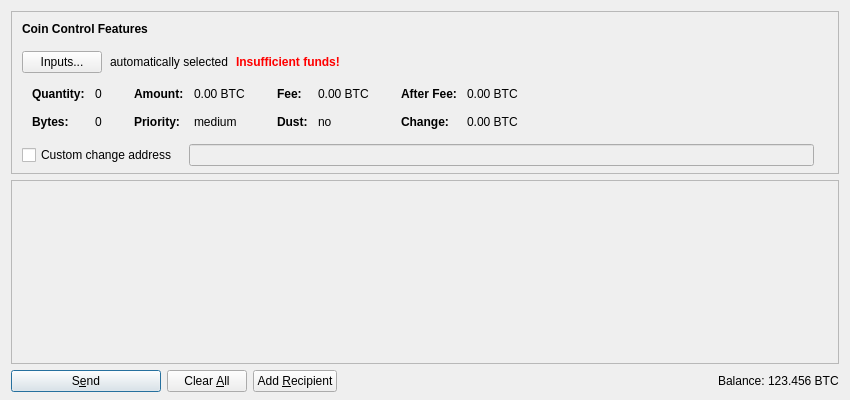
<?xml version="1.0" encoding="UTF-8"?>
<ui version="4.0">
 <class>SendCoinsDialog</class>
 <widget class="QDialog" name="SendCoinsDialog">
  <property name="geometry">
   <rect>
    <x>0</x>
    <y>0</y>
    <width>850</width>
    <height>400</height>
   </rect>
  </property>
  <property name="windowTitle">
   <string>Send Coins</string>
  </property>
  <layout class="QVBoxLayout" name="verticalLayout" stretch="0,1,0">
   <property name="bottomMargin">
    <number>8</number>
   </property>
   <item>
    <widget class="QFrame" name="frameCoinControl">
     <property name="sizePolicy">
      <sizepolicy hsizetype="Expanding" vsizetype="Expanding">
       <horstretch>0</horstretch>
       <verstretch>0</verstretch>
      </sizepolicy>
     </property>
     <property name="maximumSize">
      <size>
       <width>16777215</width>
       <height>16777215</height>
      </size>
     </property>
     <property name="frameShape">
      <enum>QFrame::StyledPanel</enum>
     </property>
     <property name="frameShadow">
      <enum>QFrame::Sunken</enum>
     </property>
     <layout class="QVBoxLayout" name="verticalLayoutCoinControl2">
      <property name="spacing">
       <number>0</number>
      </property>
      <property name="leftMargin">
       <number>0</number>
      </property>
      <property name="topMargin">
       <number>0</number>
      </property>
      <property name="rightMargin">
       <number>0</number>
      </property>
      <property name="bottomMargin">
       <number>6</number>
      </property>
      <item>
       <layout class="QVBoxLayout" name="verticalLayoutCoinControl" stretch="0,0,0,0,1">
        <property name="spacing">
         <number>0</number>
        </property>
        <property name="leftMargin">
         <number>10</number>
        </property>
        <property name="topMargin">
         <number>10</number>
        </property>
        <item>
         <layout class="QHBoxLayout" name="horizontalLayoutCoinControl1">
          <property name="bottomMargin">
           <number>15</number>
          </property>
          <item>
           <widget class="QLabel" name="labelCoinControlFeatures">
            <property name="sizePolicy">
             <sizepolicy hsizetype="Preferred" vsizetype="Maximum">
              <horstretch>0</horstretch>
              <verstretch>0</verstretch>
             </sizepolicy>
            </property>
            <property name="font">
             <font>
              <weight>75</weight>
              <bold>true</bold>
             </font>
            </property>
            <property name="styleSheet">
             <string notr="true">font-weight:bold;</string>
            </property>
            <property name="text">
             <string>Coin Control Features</string>
            </property>
           </widget>
          </item>
         </layout>
        </item>
        <item>
         <layout class="QHBoxLayout" name="horizontalLayoutCoinControl2" stretch="0,0,0,0">
          <property name="spacing">
           <number>8</number>
          </property>
          <property name="bottomMargin">
           <number>10</number>
          </property>
          <item>
           <widget class="QPushButton" name="pushButtonCoinControl">
            <property name="styleSheet">
             <string notr="true"/>
            </property>
            <property name="text">
             <string>Inputs...</string>
            </property>
           </widget>
          </item>
          <item>
           <widget class="QLabel" name="labelCoinControlAutomaticallySelected">
            <property name="text">
             <string>automatically selected</string>
            </property>
            <property name="margin">
             <number>5</number>
            </property>
           </widget>
          </item>
          <item>
           <widget class="QLabel" name="labelCoinControlInsuffFunds">
            <property name="font">
             <font>
              <weight>75</weight>
              <bold>true</bold>
             </font>
            </property>
            <property name="styleSheet">
             <string notr="true">color:red;font-weight:bold;</string>
            </property>
            <property name="text">
             <string>Insufficient funds!</string>
            </property>
            <property name="margin">
             <number>5</number>
            </property>
           </widget>
          </item>
          <item>
           <spacer name="horizontalSpacerCoinControl">
            <property name="orientation">
             <enum>Qt::Horizontal</enum>
            </property>
            <property name="sizeHint" stdset="0">
             <size>
              <width>40</width>
              <height>1</height>
             </size>
            </property>
           </spacer>
          </item>
         </layout>
        </item>
        <item>
         <widget class="QWidget" name="widgetCoinControl" native="true">
          <property name="sizePolicy">
           <sizepolicy hsizetype="Preferred" vsizetype="Preferred">
            <horstretch>0</horstretch>
            <verstretch>0</verstretch>
           </sizepolicy>
          </property>
          <property name="minimumSize">
           <size>
            <width>0</width>
            <height>0</height>
           </size>
          </property>
          <property name="styleSheet">
           <string notr="true"/>
          </property>
          <layout class="QHBoxLayout" name="horizontalLayoutCoinControl5">
           <property name="leftMargin">
            <number>0</number>
           </property>
           <property name="topMargin">
            <number>0</number>
           </property>
           <property name="rightMargin">
            <number>0</number>
           </property>
           <property name="bottomMargin">
            <number>0</number>
           </property>
           <item>
            <layout class="QHBoxLayout" name="horizontalLayoutCoinControl3" stretch="0,0,0,1">
             <property name="spacing">
              <number>20</number>
             </property>
             <property name="topMargin">
              <number>0</number>
             </property>
             <property name="bottomMargin">
              <number>10</number>
             </property>
             <item>
              <layout class="QFormLayout" name="formLayoutCoinControl1">
               <property name="horizontalSpacing">
                <number>10</number>
               </property>
               <property name="verticalSpacing">
                <number>14</number>
               </property>
               <property name="leftMargin">
                <number>10</number>
               </property>
               <property name="topMargin">
                <number>4</number>
               </property>
               <property name="rightMargin">
                <number>6</number>
               </property>
               <item row="0" column="0">
                <widget class="QLabel" name="labelCoinControlQuantityText">
                 <property name="font">
                  <font>
                   <weight>75</weight>
                   <bold>true</bold>
                  </font>
                 </property>
                 <property name="text">
                  <string>Quantity:</string>
                 </property>
                 <property name="margin">
                  <number>0</number>
                 </property>
                </widget>
               </item>
               <item row="0" column="1">
                <widget class="QLabel" name="labelCoinControlQuantity">
                 <property name="cursor">
                  <cursorShape>IBeamCursor</cursorShape>
                 </property>
                 <property name="contextMenuPolicy">
                  <enum>Qt::ActionsContextMenu</enum>
                 </property>
                 <property name="text">
                  <string notr="true">0</string>
                 </property>
                 <property name="margin">
                  <number>0</number>
                 </property>
                 <property name="textInteractionFlags">
                  <set>Qt::LinksAccessibleByMouse|Qt::TextSelectableByKeyboard|Qt::TextSelectableByMouse</set>
                 </property>
                </widget>
               </item>
               <item row="1" column="0">
                <widget class="QLabel" name="labelCoinControlBytesText">
                 <property name="font">
                  <font>
                   <weight>75</weight>
                   <bold>true</bold>
                  </font>
                 </property>
                 <property name="text">
                  <string>Bytes:</string>
                 </property>
                </widget>
               </item>
               <item row="1" column="1">
                <widget class="QLabel" name="labelCoinControlBytes">
                 <property name="cursor">
                  <cursorShape>IBeamCursor</cursorShape>
                 </property>
                 <property name="contextMenuPolicy">
                  <enum>Qt::ActionsContextMenu</enum>
                 </property>
                 <property name="text">
                  <string notr="true">0</string>
                 </property>
                 <property name="textInteractionFlags">
                  <set>Qt::LinksAccessibleByMouse|Qt::TextSelectableByKeyboard|Qt::TextSelectableByMouse</set>
                 </property>
                </widget>
               </item>
              </layout>
             </item>
             <item>
              <layout class="QFormLayout" name="formLayoutCoinControl2">
               <property name="horizontalSpacing">
                <number>10</number>
               </property>
               <property name="verticalSpacing">
                <number>14</number>
               </property>
               <property name="leftMargin">
                <number>6</number>
               </property>
               <property name="topMargin">
                <number>4</number>
               </property>
               <property name="rightMargin">
                <number>6</number>
               </property>
               <item row="0" column="0">
                <widget class="QLabel" name="labelCoinControlAmountText">
                 <property name="font">
                  <font>
                   <weight>75</weight>
                   <bold>true</bold>
                  </font>
                 </property>
                 <property name="text">
                  <string>Amount:</string>
                 </property>
                 <property name="margin">
                  <number>0</number>
                 </property>
                </widget>
               </item>
               <item row="0" column="1">
                <widget class="QLabel" name="labelCoinControlAmount">
                 <property name="cursor">
                  <cursorShape>IBeamCursor</cursorShape>
                 </property>
                 <property name="contextMenuPolicy">
                  <enum>Qt::ActionsContextMenu</enum>
                 </property>
                 <property name="text">
                  <string notr="true">0.00 BTC</string>
                 </property>
                 <property name="textInteractionFlags">
                  <set>Qt::LinksAccessibleByMouse|Qt::TextSelectableByKeyboard|Qt::TextSelectableByMouse</set>
                 </property>
                </widget>
               </item>
               <item row="1" column="0">
                <widget class="QLabel" name="labelCoinControlPriorityText">
                 <property name="font">
                  <font>
                   <weight>75</weight>
                   <bold>true</bold>
                  </font>
                 </property>
                 <property name="text">
                  <string>Priority:</string>
                 </property>
                </widget>
               </item>
               <item row="1" column="1">
                <widget class="QLabel" name="labelCoinControlPriority">
                 <property name="cursor">
                  <cursorShape>IBeamCursor</cursorShape>
                 </property>
                 <property name="contextMenuPolicy">
                  <enum>Qt::ActionsContextMenu</enum>
                 </property>
                 <property name="text">
                  <string notr="true">medium</string>
                 </property>
                 <property name="textInteractionFlags">
                  <set>Qt::LinksAccessibleByMouse|Qt::TextSelectableByKeyboard|Qt::TextSelectableByMouse</set>
                 </property>
                </widget>
               </item>
              </layout>
             </item>
             <item>
              <layout class="QFormLayout" name="formLayoutCoinControl3">
               <property name="horizontalSpacing">
                <number>10</number>
               </property>
               <property name="verticalSpacing">
                <number>14</number>
               </property>
               <property name="leftMargin">
                <number>6</number>
               </property>
               <property name="topMargin">
                <number>4</number>
               </property>
               <property name="rightMargin">
                <number>6</number>
               </property>
               <item row="0" column="0">
                <widget class="QLabel" name="labelCoinControlFeeText">
                 <property name="font">
                  <font>
                   <weight>75</weight>
                   <bold>true</bold>
                  </font>
                 </property>
                 <property name="text">
                  <string>Fee:</string>
                 </property>
                 <property name="margin">
                  <number>0</number>
                 </property>
                </widget>
               </item>
               <item row="0" column="1">
                <widget class="QLabel" name="labelCoinControlFee">
                 <property name="cursor">
                  <cursorShape>IBeamCursor</cursorShape>
                 </property>
                 <property name="contextMenuPolicy">
                  <enum>Qt::ActionsContextMenu</enum>
                 </property>
                 <property name="text">
                  <string notr="true">0.00 BTC</string>
                 </property>
                 <property name="textInteractionFlags">
                  <set>Qt::LinksAccessibleByMouse|Qt::TextSelectableByKeyboard|Qt::TextSelectableByMouse</set>
                 </property>
                </widget>
               </item>
               <item row="1" column="0">
                <widget class="QLabel" name="labelCoinControlLowOutputText">
                 <property name="font">
                  <font>
                   <weight>75</weight>
                   <bold>true</bold>
                  </font>
                 </property>
                 <property name="text">
                  <string>Dust:</string>
                 </property>
                </widget>
               </item>
               <item row="1" column="1">
                <widget class="QLabel" name="labelCoinControlLowOutput">
                 <property name="cursor">
                  <cursorShape>IBeamCursor</cursorShape>
                 </property>
                 <property name="contextMenuPolicy">
                  <enum>Qt::ActionsContextMenu</enum>
                 </property>
                 <property name="text">
                  <string notr="true">no</string>
                 </property>
                 <property name="textInteractionFlags">
                  <set>Qt::LinksAccessibleByMouse|Qt::TextSelectableByKeyboard|Qt::TextSelectableByMouse</set>
                 </property>
                </widget>
               </item>
              </layout>
             </item>
             <item>
              <layout class="QFormLayout" name="formLayoutCoinControl4">
               <property name="horizontalSpacing">
                <number>10</number>
               </property>
               <property name="verticalSpacing">
                <number>14</number>
               </property>
               <property name="leftMargin">
                <number>6</number>
               </property>
               <property name="topMargin">
                <number>4</number>
               </property>
               <property name="rightMargin">
                <number>6</number>
               </property>
               <item row="0" column="0">
                <widget class="QLabel" name="labelCoinControlAfterFeeText">
                 <property name="font">
                  <font>
                   <weight>75</weight>
                   <bold>true</bold>
                  </font>
                 </property>
                 <property name="text">
                  <string>After Fee:</string>
                 </property>
                 <property name="margin">
                  <number>0</number>
                 </property>
                </widget>
               </item>
               <item row="0" column="1">
                <widget class="QLabel" name="labelCoinControlAfterFee">
                 <property name="cursor">
                  <cursorShape>IBeamCursor</cursorShape>
                 </property>
                 <property name="contextMenuPolicy">
                  <enum>Qt::ActionsContextMenu</enum>
                 </property>
                 <property name="text">
                  <string notr="true">0.00 BTC</string>
                 </property>
                 <property name="textInteractionFlags">
                  <set>Qt::LinksAccessibleByMouse|Qt::TextSelectableByKeyboard|Qt::TextSelectableByMouse</set>
                 </property>
                </widget>
               </item>
               <item row="1" column="0">
                <widget class="QLabel" name="labelCoinControlChangeText">
                 <property name="font">
                  <font>
                   <weight>75</weight>
                   <bold>true</bold>
                  </font>
                 </property>
                 <property name="text">
                  <string>Change:</string>
                 </property>
                </widget>
               </item>
               <item row="1" column="1">
                <widget class="QLabel" name="labelCoinControlChange">
                 <property name="cursor">
                  <cursorShape>IBeamCursor</cursorShape>
                 </property>
                 <property name="contextMenuPolicy">
                  <enum>Qt::ActionsContextMenu</enum>
                 </property>
                 <property name="text">
                  <string notr="true">0.00 BTC</string>
                 </property>
                 <property name="textInteractionFlags">
                  <set>Qt::LinksAccessibleByMouse|Qt::TextSelectableByKeyboard|Qt::TextSelectableByMouse</set>
                 </property>
                </widget>
               </item>
              </layout>
             </item>
            </layout>
           </item>
          </layout>
         </widget>
        </item>
        <item>
         <layout class="QHBoxLayout" name="horizontalLayoutCoinControl4" stretch="0,0,0">
          <property name="spacing">
           <number>12</number>
          </property>
          <property name="sizeConstraint">
           <enum>QLayout::SetDefaultConstraint</enum>
          </property>
          <property name="topMargin">
           <number>5</number>
          </property>
          <property name="rightMargin">
           <number>5</number>
          </property>
          <item>
           <widget class="QCheckBox" name="checkBoxCoinControlChange">
            <property name="toolTip">
             <string>If this is activated, but the change address is empty or invalid, change will be sent to a newly generated address.</string>
            </property>
            <property name="text">
             <string>Custom change address</string>
            </property>
           </widget>
          </item>
          <item>
           <widget class="QValidatedLineEdit" name="lineEditCoinControlChange">
            <property name="enabled">
             <bool>false</bool>
            </property>
            <property name="sizePolicy">
             <sizepolicy hsizetype="Expanding" vsizetype="Fixed">
              <horstretch>0</horstretch>
              <verstretch>0</verstretch>
             </sizepolicy>
            </property>
           </widget>
          </item>
          <item>
           <widget class="QLabel" name="labelCoinControlChangeLabel">
            <property name="sizePolicy">
             <sizepolicy hsizetype="Preferred" vsizetype="Expanding">
              <horstretch>0</horstretch>
              <verstretch>0</verstretch>
             </sizepolicy>
            </property>
            <property name="minimumSize">
             <size>
              <width>0</width>
              <height>0</height>
             </size>
            </property>
            <property name="text">
             <string/>
            </property>
            <property name="margin">
             <number>3</number>
            </property>
           </widget>
          </item>
         </layout>
        </item>
        <item>
         <spacer name="verticalSpacerCoinControl">
          <property name="orientation">
           <enum>Qt::Vertical</enum>
          </property>
          <property name="sizeHint" stdset="0">
           <size>
            <width>800</width>
            <height>1</height>
           </size>
          </property>
         </spacer>
        </item>
       </layout>
      </item>
     </layout>
    </widget>
   </item>
   <item>
    <widget class="QScrollArea" name="scrollArea">
     <property name="widgetResizable">
      <bool>true</bool>
     </property>
     <widget class="QWidget" name="scrollAreaWidgetContents">
      <property name="geometry">
       <rect>
        <x>0</x>
        <y>0</y>
        <width>830</width>
        <height>178</height>
       </rect>
      </property>
      <layout class="QVBoxLayout" name="verticalLayout_2" stretch="0,1">
       <property name="leftMargin">
        <number>0</number>
       </property>
       <property name="topMargin">
        <number>0</number>
       </property>
       <property name="rightMargin">
        <number>0</number>
       </property>
       <property name="bottomMargin">
        <number>0</number>
       </property>
       <item>
        <layout class="QVBoxLayout" name="entries">
         <property name="spacing">
          <number>6</number>
         </property>
        </layout>
       </item>
       <item>
        <spacer name="verticalSpacer">
         <property name="orientation">
          <enum>Qt::Vertical</enum>
         </property>
         <property name="sizeHint" stdset="0">
          <size>
           <width>20</width>
           <height>40</height>
          </size>
         </property>
        </spacer>
       </item>
      </layout>
     </widget>
    </widget>
   </item>
   <item>
    <layout class="QHBoxLayout" name="horizontalLayout">
     <item>
      <widget class="QPushButton" name="sendButton">
       <property name="minimumSize">
        <size>
         <width>150</width>
         <height>0</height>
        </size>
       </property>
       <property name="toolTip">
        <string>Confirm the send action</string>
       </property>
       <property name="text">
        <string>S&amp;end</string>
       </property>
       <property name="icon">
        <iconset resource="../bitcoin.qrc">
         <normaloff>:/icons/send</normaloff>:/icons/send</iconset>
       </property>
       <property name="default">
        <bool>true</bool>
       </property>
      </widget>
     </item>
     <item>
      <widget class="QPushButton" name="clearButton">
       <property name="sizePolicy">
        <sizepolicy hsizetype="Minimum" vsizetype="Fixed">
         <horstretch>0</horstretch>
         <verstretch>0</verstretch>
        </sizepolicy>
       </property>
       <property name="toolTip">
        <string>Clear all fields of the form.</string>
       </property>
       <property name="text">
        <string>Clear &amp;All</string>
       </property>
       <property name="icon">
        <iconset resource="../bitcoin.qrc">
         <normaloff>:/icons/remove</normaloff>:/icons/remove</iconset>
       </property>
       <property name="autoRepeatDelay">
        <number>300</number>
       </property>
       <property name="autoDefault">
        <bool>false</bool>
       </property>
      </widget>
     </item>
     <item>
      <widget class="QPushButton" name="addButton">
       <property name="toolTip">
        <string>Send to multiple recipients at once</string>
       </property>
       <property name="text">
        <string>Add &amp;Recipient</string>
       </property>
       <property name="icon">
        <iconset resource="../bitcoin.qrc">
         <normaloff>:/icons/add</normaloff>:/icons/add</iconset>
       </property>
       <property name="autoDefault">
        <bool>false</bool>
       </property>
      </widget>
     </item>
     <item>
      <spacer name="horizontalSpacer">
       <property name="orientation">
        <enum>Qt::Horizontal</enum>
       </property>
       <property name="sizeHint" stdset="0">
        <size>
         <width>40</width>
         <height>20</height>
        </size>
       </property>
      </spacer>
     </item>
     <item>
      <layout class="QHBoxLayout" name="horizontalLayout_2">
       <property name="spacing">
        <number>3</number>
       </property>
       <item>
        <widget class="QLabel" name="label">
         <property name="sizePolicy">
          <sizepolicy hsizetype="Preferred" vsizetype="Fixed">
           <horstretch>0</horstretch>
           <verstretch>0</verstretch>
          </sizepolicy>
         </property>
         <property name="text">
          <string>Balance:</string>
         </property>
        </widget>
       </item>
       <item>
        <widget class="QLabel" name="labelBalance">
         <property name="sizePolicy">
          <sizepolicy hsizetype="Preferred" vsizetype="Fixed">
           <horstretch>0</horstretch>
           <verstretch>0</verstretch>
          </sizepolicy>
         </property>
         <property name="cursor">
          <cursorShape>IBeamCursor</cursorShape>
         </property>
         <property name="text">
          <string notr="true">123.456 BTC</string>
         </property>
         <property name="textInteractionFlags">
          <set>Qt::LinksAccessibleByMouse|Qt::TextSelectableByKeyboard|Qt::TextSelectableByMouse</set>
         </property>
        </widget>
       </item>
      </layout>
     </item>
    </layout>
   </item>
  </layout>
 </widget>
 <customwidgets>
  <customwidget>
   <class>QValidatedLineEdit</class>
   <extends>QLineEdit</extends>
   <header>qvalidatedlineedit.h</header>
  </customwidget>
 </customwidgets>
 <resources>
  <include location="../bitcoin.qrc"/>
 </resources>
 <connections/>
</ui>
